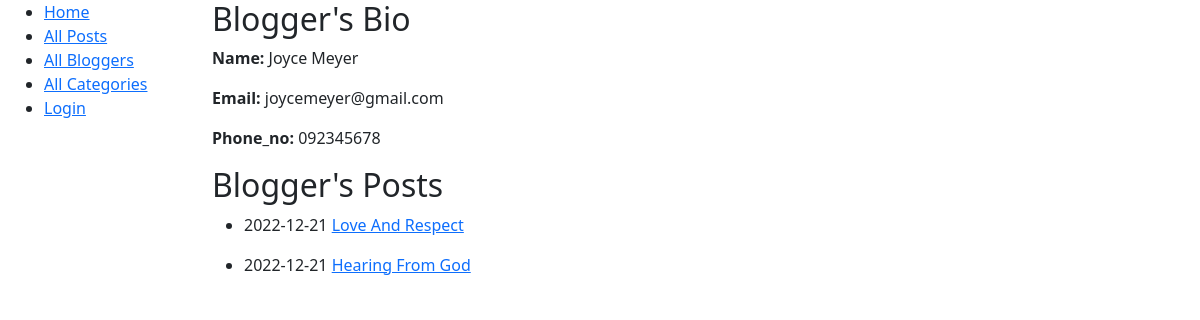
/blog/blogger/1, run on the app's committed database.
### blog/models.py (models this page shows, shortened)
class Blogger(models.Model):
    first_name = models.CharField(max_length=200)
    last_name = models.CharField(max_length=200)
    username = models.CharField(max_length=200, null=True)
    email = models.EmailField(null=True)
    password = models.CharField(max_length=10, null=True)
    phone_no = models.IntegerField( null=True)
    class Meta:
        ordering = ['first_name', 'last_name', ]

class Post(models.Model):
    blogger = models.ForeignKey(Blogger, on_delete = models.SET_NULL, null=True)
    category = models.ForeignKey(Category,  on_delete=models.CASCADE )
    title = models.CharField(max_length=200)
    intro = models.TextField()
    body = models.TextField()
    created_at = models.DateTimeField(auto_now_add=True)
    is_active = models.BooleanField(default=True)
    objects = models.Manager()
    active_objects = ActiveManager()
    deleted_objects = DeleteManager()
    class Meta:
        ordering = ('-created_at',)
    def get_absolute_url(self):
        return reverse('post-detail', args=[str(self.id)])

### blog/views.py (the view)
# urls.py: path('blogger/<int:pk>', views.BloggerDetailView.as_view(), name='blogger-detail'),
class BloggerDetailView(generic.DetailView):
    model = Blogger
    template_name = 'blog/blogger_detail.html'

### blog/templates/blog/blogger_detail.html (shortened to what this page needs)
{%extends "base.html"%}
{%block content%}
<h2>Blogger's Bio</h2>
<p><strong>Name: </strong>{{blogger.first_name}} {{blogger.last_name}}</p>
<p><strong>Email: </strong>{{blogger.email}}</p>
<p><strong>Phone_no: </strong>0{{blogger.phone_no}}</p>
<h2>Blogger's Posts</h2>
{%for post in blogger.post_set.all%}
<ul>
<li>{{post.created_at|date:'Y-m-d'}} <a href="{{post.get_absolute_url}}">{{post.title}}</a></li>
</ul>
{%endfor%}
{%endblock%}

### data on the page
Blogger: first_name "Joyce", last_name "Meyer", email "joycemeyer@gmail.com", phone_no "92345678"
Post: created_at "2022-12-21", title "Love And Respect"
Post: created_at "2022-12-21", title "Hearing From God"
